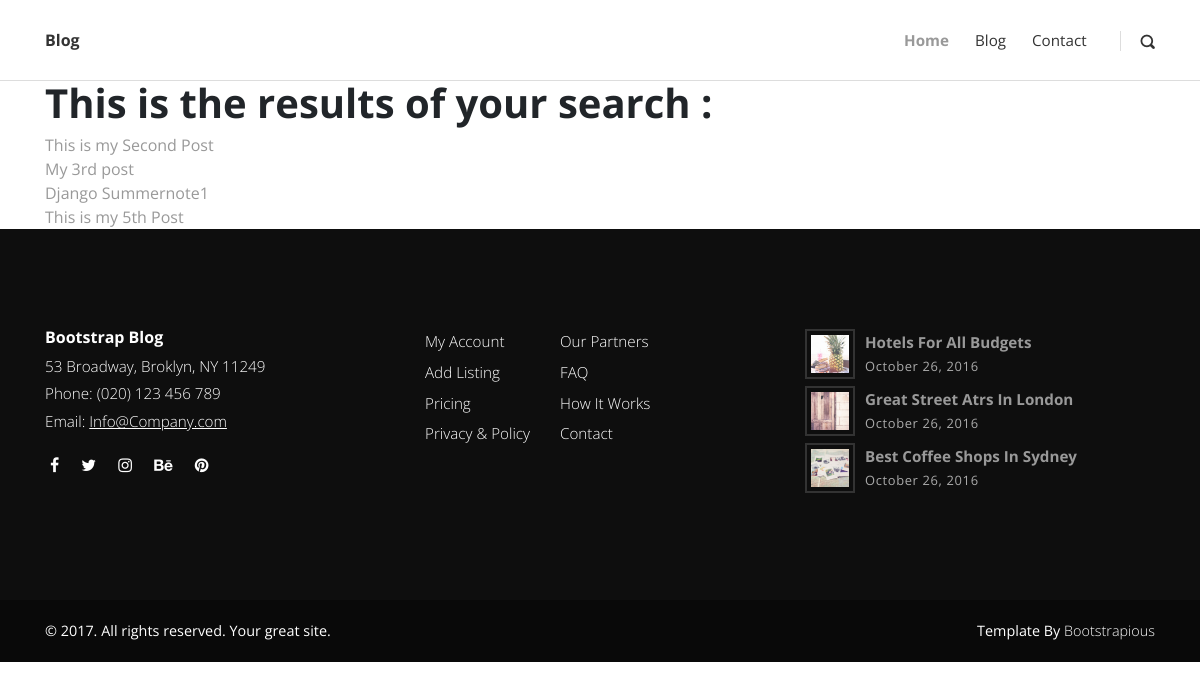
The page /search/ on the database as committed earlier.
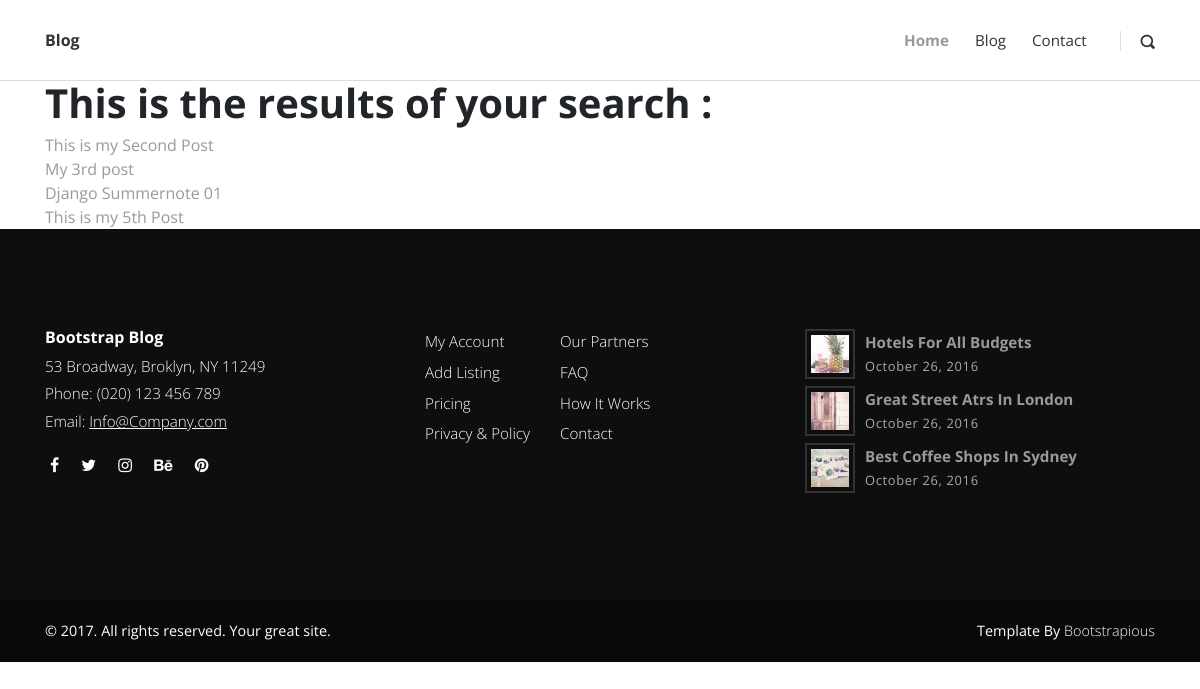
The same page on the database as committed later.
### posts/models.py (models this page shows, shortened)
class Post(models.Model):
    title = models.CharField(max_length=255)
    overview = models.TextField()
    timestamp = models.DateTimeField(auto_now_add=True)
    content = models.TextField()
    author = models.ForeignKey(Author, on_delete=models.CASCADE)
    thumbnail = models.ImageField()
    categories = models.ManyToManyField(Category)
    featured = models.BooleanField(default = True)
    previous_post = models.ForeignKey('self', related_name="previous", on_delete=models.SET_NULL, blank=True, null=True)
    next_post = models.ForeignKey('self', related_name="next", on_delete=models.SET_NULL, blank=True, null=True)
    def get_absolute_url(self):
        return reverse('post_detail', kwargs={
            'id':self.id,
        })

### posts/views.py (the view)
# urls.py: path('search/', search, name="search"),
def search(request):
    queryset = Post.objects.all()
    query = request.GET.get('q')
    if query:
        queryset = queryset.filter(
            Q(title__icontains=query)  |   Q(overview__icontains=query)
        ).distinct()
    context = {
        'queryset' : queryset,
    }
    return render(request, 'search_results.html', context)

### templates/search_results.html
{% extends "base.html" %}
{% load static %}
{% block content %}
<div class="container">
    <h1>This is the results of your search :</h1>
    {% for post in queryset  %}
        <a href="{{ post.get_absolute_url  }}">{{ post.title }}</a><br/>
    {% endfor %}
</div>
{% endblock %}

Rows that differ between the two databases and show on the page:
changed Post: title "Django Summernote1" → "Django Summernote 01"
